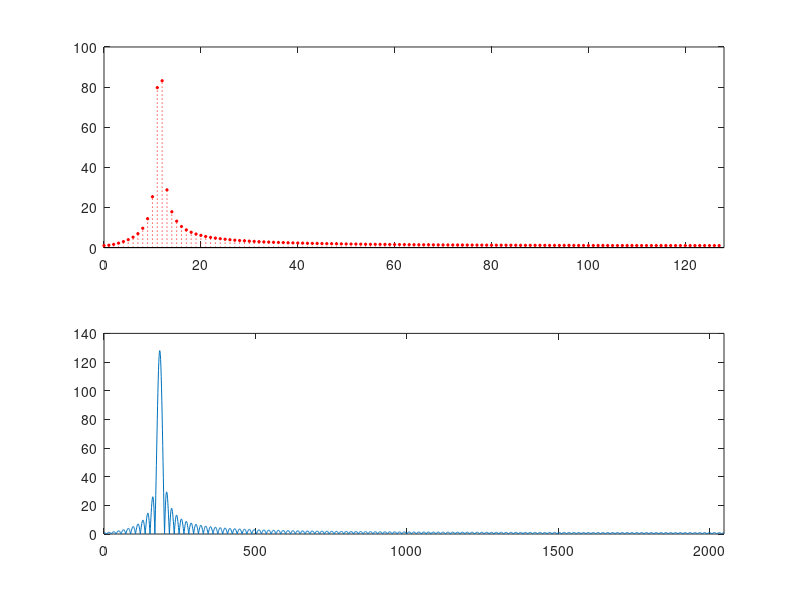

This figure's MATLAB source:
%part 8
N = 256;
n = 0:(N-1);

y1 = sin((2*pi*n)/N);
y2 = sin((4*pi*n)/N);
y3 = sin((22*pi*n)/N);
y4 = sin((202*pi*n)/N);
y5 = cos((23*pi*n)/N);

Fy = fft(y5); % take the FFT
subplot(2,1,1) % stack 2 vertical, 1st
stem(0:(N/2-1),abs(Fy(1:N/2)),'filled',':diamondr','MarkerSize',2) % plot N-point FFT
xlim([0 128]) % set plot width
Fy_16 = fft(y5,N*16); % FFT with 4096 samples
subplot(2,1,2) % stack 2 vertical, 2nd
plot(0:(16*N/2-1),abs(Fy_16(1:16*N/2))) % line plot for detail
xlim([0 N*16/2]) % set plot width